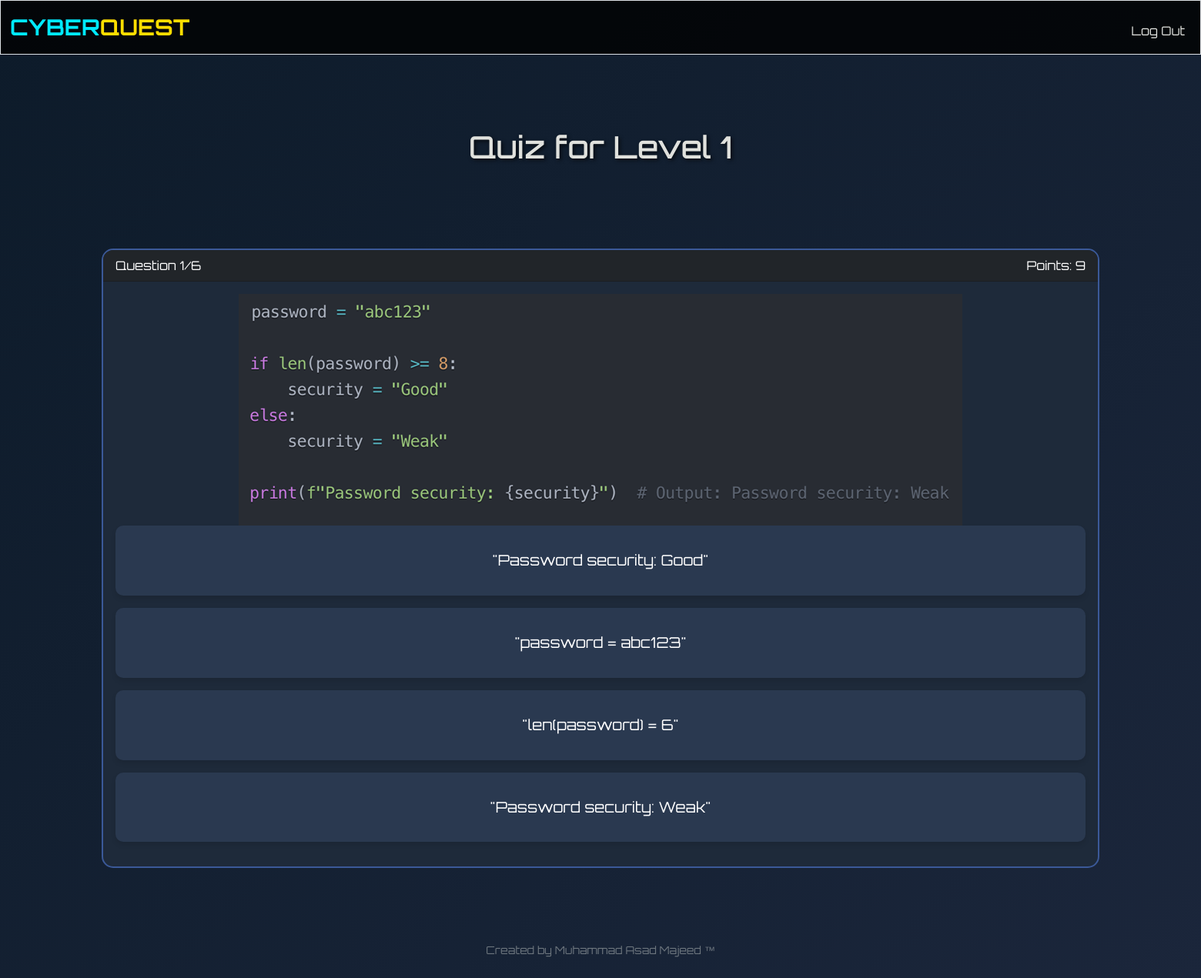
Page /game/1 (signed in) on the committed database.
### tables this page shows
CREATE TABLE "quiz_questions" (
	"id"	INTEGER,
	"curriculum"	INTEGER NOT NULL,
	"level"	INTEGER NOT NULL,
	"question"	VARCHAR(1000) NOT NULL,
	"option1"	VARCHAR(1000) NOT NULL,
	"option2"	VARCHAR(1000) NOT NULL,
	"option3"	VARCHAR(1000),
	"option4"	VARCHAR(1000),
	"correct_option"	INTEGER NOT NULL,
	UNIQUE("curriculum","level","question"),
	PRIMARY KEY("id" AUTOINCREMENT)
);

### app.py (the view)
@app.route("/game/<int:level>", methods=["GET", "POST"])
@login_required
def game(level):
    user_id = session["user_id"]
    rows = db.execute("SELECT Curriculum FROM users WHERE User_ID = ?", user_id)
    if len(rows) != 1:
        return apology("User not found", 403)
    curriculum_val = rows[0]["Curriculum"]
    questions = db.execute("SELECT * FROM quiz_questions WHERE curriculum = ? AND level = ?",
                        curriculum_val, level)
    if len(questions) == 0:
        return apology("No questions found for this level", 404)
    if request.method == "POST":
        score = 0
        total = len(questions)
        wrong = []
        final_score = request.form.get("final_score")
        if final_score and final_score.isdigit():
            score = int(final_score)
        else:
            for q in questions:
                ans = request.form.get("question_" + str(q["id"]))
                if ans is not None and int(ans) == q["correct_option"]:
                    score += (1 / total) * 100
                else:
                    wrong.append(q["id"])
        progress = db.execute("SELECT * FROM quiz_progress WHERE user_id = ? AND curriculum = ? AND level = ?",
                            user_id, curriculum_val, level)
        passed = score >= 70
        if len(progress) == 0:
            db.execute("INSERT INTO quiz_progress (user_id, curriculum, level, game_passed, score) VALUES (?, ?, ?, ?, ?)",
                    user_id, curriculum_val, level, 1 if passed else 0, score)
        else:
            db.execute("UPDATE quiz_progress SET game_passed = ?, score = ? WHERE user_id = ? AND curriculum = ? AND level = ?",
                    1 if passed else 0, score, user_id, curriculum_val, level)
        return render_template("game_result.html", level=level, score=score, total=total, wrong=wrong, passed=passed)
    elif request.method == "GET":
        return render_template("game.html", level=level, quiz_questions=questions)
    return apology("Invalid request method", 400)

### helpers.py (called while the page is built)
def login_required(f):
    @wraps(f)
    def decorated_function(*args, **kwargs):
        if session.get("user_id") is None:
            return redirect("/login")
        return f(*args, **kwargs)
    return decorated_function

### templates/game.html (shortened to what this page needs)
{% extends "layout.html" %}
{% block main %}
<div class="container my-5">
    <h1 class="mb-4">Quiz for Level {{ level }}</h1>
    <div id="question-container" class="card mb-4">
        <div class="card-header bg-dark text-white">
            <div class="d-flex justify-content-between">
                <span>Question <span id="current-question">1</span>/<span id="total-questions" data-total="{{ quiz_questions|length }}">{{ quiz_questions|length }}</span></span>
                <span>Points: <span id="question-points">20</span></span>
            </div>
        </div>
        <div class="card-body">
            <div id="questions-wrapper">
                {% for q in quiz_questions %}
                <div class="question-slide {% if not loop.first %}d-none{% endif %}" id="question-{{ q.id }}" data-id="{{ q.id }}" data-correct="{{ q.correct_option }}">
                    {% if q.question.startswith('http') or q.question.startswith('/static') %}
                        <img src="{{ q.question }}" alt="Question" class="img-fluid">
                    {% else %}
                        <h3 class="question-text mb-4">{{ q.question }}</h3>
                    {% endif %}
                    <div class="options-container">
                        <div class="option-card mb-3" data-option="1">
                            <div class="option-content p-3">
                                {% if q.option1.startswith('http') or q.option1.startswith('/static') %}
                                    <img src="{{ q.option1 }}" alt="Option 1" class="img-fluid">
                                {% else %}
                                    {{ q.option1 }}
                                {% endif %}
                            </div>
                        </div>
                        <div class="option-card mb-3" data-option="2">
                            <div class="option-content p-3">
                                {% if q.option2.startswith('http') or q.option2.startswith('/static') %}
                                    <img src="{{ q.option2 }}" alt="Option 2" class="img-fluid">
                                {% else %}
                                    {{ q.option2 }}
                                {% endif %}
                            </div>
                        </div>
                        {% if q.option3 %}
                        <div class="option-card mb-3" data-option="3">
                            <div class="option-content p-3">
                                {% if q.option3.startswith('http') or q.option3.startswith('/static') %}
                                    <img src="{{ q.option3 }}" alt="Option 3" class="img-fluid">
                                {% else %}
                                    {{ q.option3 }}
                                {% endif %}
                            </div>
                        </div>
                        {% endif %}
                        {% if q.option4 %}
                        <div class="option-card mb-3" data-option="4">
                            <div class="option-content p-3">
                                {% if q.option4.startswith('http') or q.option4.startswith('/static') %}
                                    <img src="{{ q.option4 }}" alt="Option 4" class="img-fluid">
                                {% else %}
                                    {{ q.option4 }}
                                {% endif %}
                            </div>
                        </div>
                        {% endif %}
                    </div>
                </div>
                {% endfor %}
            </div>
        </div>
    </div>
</div>
{% endblock %}

### templates/layout.html (shortened to what this page needs)
<!DOCTYPE html>
<html lang="en">
<head>
    <link href="https://cdn.jsdelivr.net/npm/bootstrap@5.2.3/dist/css/bootstrap.min.css" rel="stylesheet"
>
    <link href="/static/styles.css" rel="stylesheet">
</head>
<body>
    <nav class="bg-light border navbar navbar-expand-md navbar-light">
        <div class="container-fluid">
            <a class="navbar-brand" href="/"><span class="blue">CYBER</span><span class="yellow">QUEST</span></a>
            <div class="collapse navbar-collapse" id="navbar">
                {% if session["user_id"] %}
                    <ul class="navbar-nav ms-auto mt-2">
                        <li class="nav-item"><a class="nav-link" href="/logout">Log Out</a></li>
                    </ul>
                {% else %}
                    <ul class="navbar-nav ms-auto mt-2">
                        <li class="nav-item"><a class="nav-link" href="/register">Register</a></li>
                        <li class="nav-item"><a class="nav-link" href="/login">Log In</a></li>
                    </ul>
                {% endif %}
            </div>
        </div>
    </nav>
    <main class="container-fluid py-5 text-center">
        {% block main %}{% endblock %}
    </main>
    <footer class="mb-5 small text-center text-muted">
        Created by Muhammad Asad Majeed &trade;
    </footer>
</body>
</html>

### static/styles.css (style rules this page uses)
.navbar { background-color: rgba(0, 0, 0, 0.8) !important; border-bottom: 2px solid #1976d2; }
.navbar-brand { font-size: 1.8rem; font-weight: bold; }
nav .navbar-brand .blue { color: #00eaff; }
nav .navbar-brand .yellow { color: #ffde00; }
.nav-link { color: #e0e1dd !important; transition: color 0.3s; }
.nav-item { position: relative; }
body { background: linear-gradient(135deg, #0d1b2a, #1b263b); color: #e0e1dd; font-family: 'Orbitron', sans-serif; }
h1, h2, h3, h4, h5, h6 { text-shadow: 2px 2px 5px rgba(0, 0, 0, 0.7); }
.question-slide { transition: all 0.3s ease; }
.option-card { background-color: #2a3950; border-radius: 10px; box-shadow: 0 4px 6px rgba(0, 0, 0, 0.1); cursor: pointer; transition: all 0.3s ease; color: #e0e1dd; }
.option-content { font-size: 1.2rem; }
#question-container { background-color: #1e2a3a; border: 2px solid #3b5998; border-radius: 15px; overflow: hidden; }

### templates/game.html (style rules this page uses)
.option-card { background-color: #2a3950; border-radius: 10px; box-shadow: 0 4px 6px rgba(0, 0, 0, 0.1); cursor: pointer; transition: all 0.3s ease; color: white; padding: 15px; margin-bottom: 15px; }
#question-container { border-radius: 15px; overflow: hidden; }

### rows in the picture
quiz_questions: question (picture), option1 "\"Password security: Good\"", option2 "\"password = abc123\"", option3 "\"len(password) = 6\"", option4 "\"Password security: Weak\""

### other values in the picture
{{ level }} "1"
{{ quiz_questions|length }} "6"
